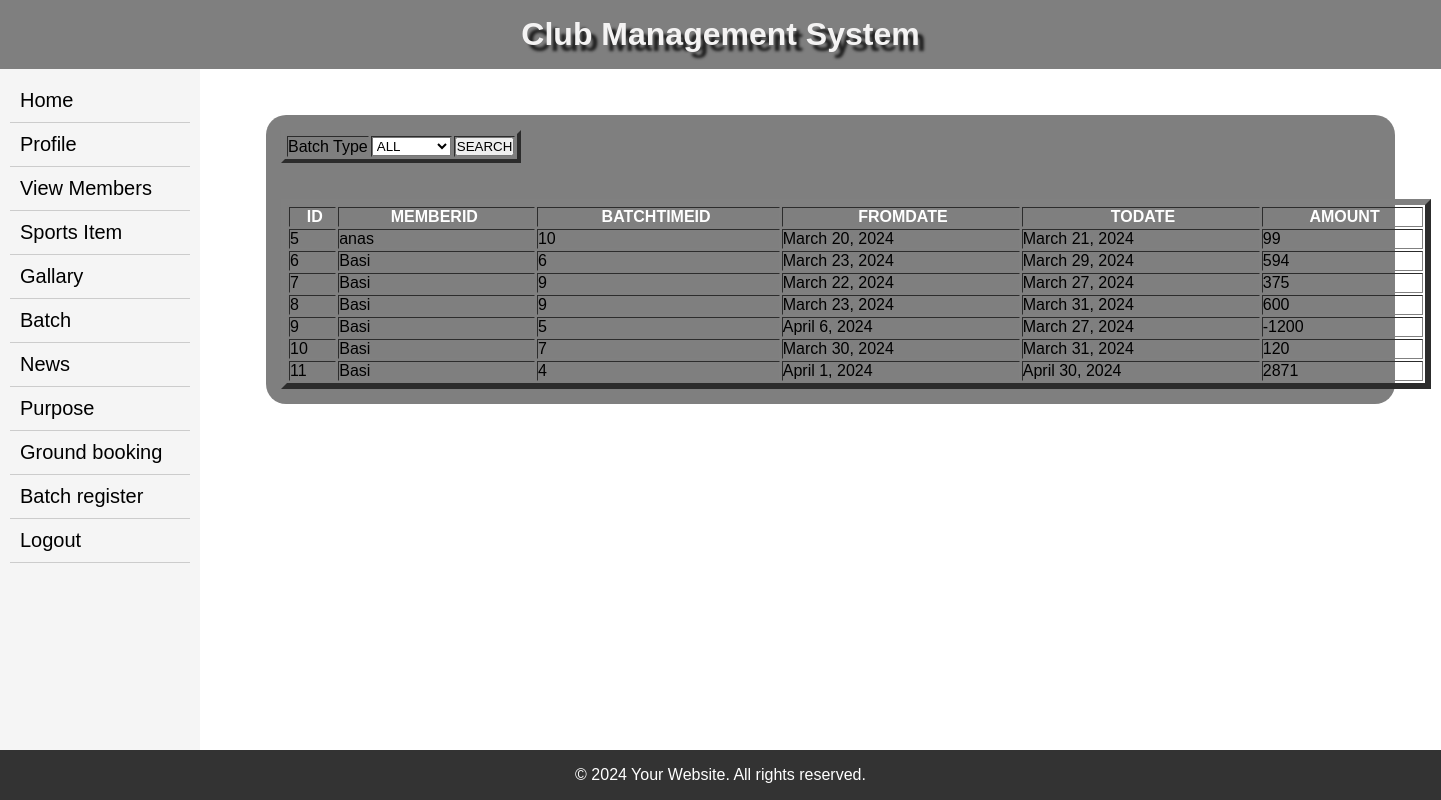
The page /adminviewregistredbatchlist/ on the database its author committed.
### myapp/models.py (models this page shows, shortened)
class batchregister(models.Model):
    regid=models.AutoField(primary_key=True)
    membid=models.ForeignKey(clubmember,on_delete=models.CASCADE)
    Sportsitem=models.CharField(max_length=50,null=True,blank=True)
    batch=models.CharField(max_length=50,null=True,blank=True)
    batchid=models.ForeignKey(batchtime,on_delete=models.CASCADE)
    batchtime=models.CharField(max_length=50,null=True,blank=True)
    fromdate=models.DateField()
    todate=models.DateField()
    amount=models.IntegerField(default=0)
    paymentstatus=models.CharField(max_length=50,default="Complete")
    batchstatus=models.CharField(max_length=50,default="Approved")

class clubmember(models.Model):
    id=models.AutoField(primary_key=True)
    name=models.CharField(max_length=50)
    member = models.OneToOneField(
        Userprofile,
        on_delete=models.CASCADE,
        blank=True,
        null=True
    )
    address=models.TextField()
    email=models.CharField(max_length=50)
    phoneno=models.IntegerField()
    date_of_birth = models.DateField()
    gender=models.TextField(max_length=50)
    photo=models.ImageField(upload_to='memberimg',null=True,blank=True)
    date_of_join = models.DateTimeField(auto_now_add=True)
    is_active = models.BooleanField(null=False, blank=True, default=True)
    otp = models.CharField(max_length=20, null=True, blank=True)
    def __str__(self):
        return str(self.name)

class batchtime(models.Model):
    batchtimeid=models.AutoField(primary_key=True)
    batid=models.ForeignKey(batch,on_delete=models.CASCADE)
    fromtime=models.CharField(max_length=50)
    totime=models.CharField(max_length=50)
    def __str__(self):
        return str(self.batchtimeid)

### myapp/views.py (the view)
# urls.py: path("adminviewregistredbatchlist/",views.adminviewregistredbatch,name='registerdbatchlist'),
def adminviewregistredbatch(request):
    list1 = sportsitem.objects.all()
    if request.method == 'POST':
        batchtype1 = request.POST.get('batchtype')
        if batchtype1=='ALL':
            list = batchregister.objects.all()
            return render(request, 'adminviewbatchregister.html', {'list': list, 'list1': list1})
        else:
            list2 = batch.objects.filter(batch_type=batchtype1)
            print(list2)
            list = []
            for x in list2:
                print(x.id)
                print(x.batchname)# correct
                for y in batchtime.objects.filter(batid=x.id):
                    print(y.batchtimeid)
                    list3 = []
                    list3 += batchregister.objects.filter(batchid=y.batchtimeid)
                    list += list3
            return render(request, 'adminviewbatchregister.html', {'list': list, 'list1': list1})
    else:
        list = batchregister.objects.all()
        return render(request, 'adminviewbatchregister.html', {'list': list, 'list1': list1})

### templates/adminviewbatchregister.html (shortened to what this page needs)
{% extends 'admin_index.html' %}
{% block body %}
<body>
	<form method="post" action="">
      <table  border="4" style="align: center;" >
    <tr>
      <td>Batch Type</td>
      <td><select id="batchtype" name="batchtype">
        <option>ALL</option>
      </select></td>
      <td><input type="submit" value="SEARCH" /></td>
    </tr>
  </table></br></br>
		<table width="1150" border="6">
  <tbody>
    <tr>
      <th scope="col">&nbsp;ID</th>
      <th scope="col">MEMBERID&nbsp;</th>
      <th scope="col">BATCHTIMEID&nbsp;</th>
      <th scope="col">&nbsp;FROMDATE</th>
      <th scope="col">&nbsp;TODATE</th>
      <th scope="col">&nbsp;AMOUNT</th>
    </tr>
    {% for i in list %}
    <tr>
      <td>{{i.regid}}</td>
      <td>{{i.membid}}</td>
      <td>{{i.batchid}}</td>
      <td>{{i.fromdate}}</td>
      <td>{{i.todate}}</td>
      <td>{{i.amount}}</td>
    </tr>
  {% endfor %}
  </tbody>
</table>
	</form>
</body>
{% endblock %}

### templates/admin_index.html (style rules this page uses)
* { margin: 0; padding: 0; box-sizing: border-box; }
body { font-family: Arial, sans-serif; background-image: url(https://png.pngtree.com/background/20230512/original/pngtree-sport-background-picture-image_2502918.jpg); background-size: cover; background-repeat: no-repeat; }
th { color:#fff; }

### rows shown on the page
batchregister: regid "5", membid "anas", batchid "10", fromdate "March 20, 2024", todate "March 21, 2024", amount "99"
batchregister: regid "6", membid "Basi", batchid "6", fromdate "March 23, 2024", todate "March 29, 2024", amount "594"
batchregister: regid "7", membid "Basi", batchid "9", fromdate "March 22, 2024", todate "March 27, 2024", amount "375"
batchregister: regid "8", membid "Basi", batchid "9", fromdate "March 23, 2024", todate "March 31, 2024", amount "600"
batchregister: regid "9", membid "Basi", batchid "5", fromdate "April 6, 2024", todate "March 27, 2024", amount "-1200"
batchregister: regid "10", membid "Basi", batchid "7", fromdate "March 30, 2024", todate "March 31, 2024", amount "120"
batchregister: regid "11", membid "Basi", batchid "4", fromdate "April 1, 2024", todate "April 30, 2024", amount "2871"
